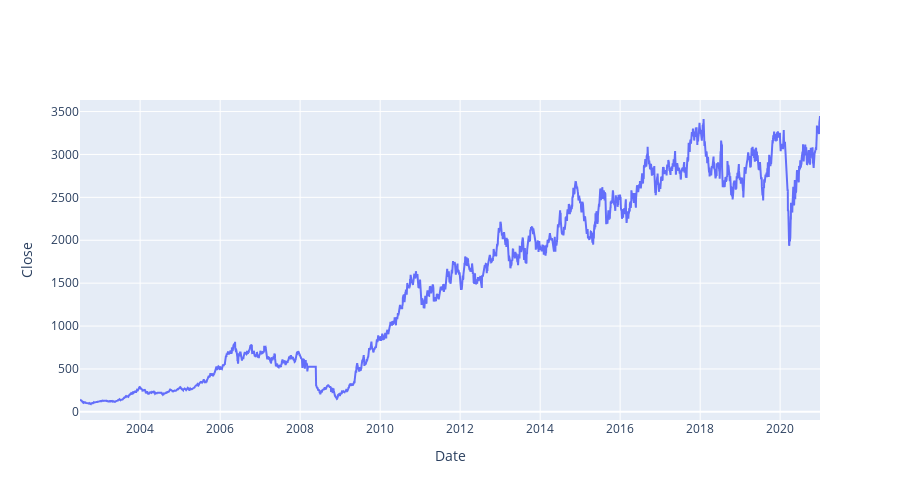

The code cell stored with this chart in its notebook:
### Code cell
# Check the trend in Closing Values 
fig = go.Figure()

fig.add_trace(go.Scatter(x = data.index , y = data['Close'] , mode = 'lines'))
fig.update_layout(height = 500 , width = 900, 
                  xaxis_title='Date' , yaxis_title='Close')
fig.show()

### Figure 1 — Plotly figure (JSON) as saved in the notebook; plotly's stock layout.template omitted (floating-point values rounded to 4 significant figures; data arrays with more than 128 entries replaced by an {"elided": "..."} marker saying what was removed)
{"data": [{"mode": "lines", "type": "scatter", "x": {"elided": "4601 str values"}, "y": {"elided": "4601 float values"}}], "layout": {"height": 500, "width": 900, "xaxis": {"title": {"text": "Date"}}, "yaxis": {"title": {"text": "Close"}}}}
